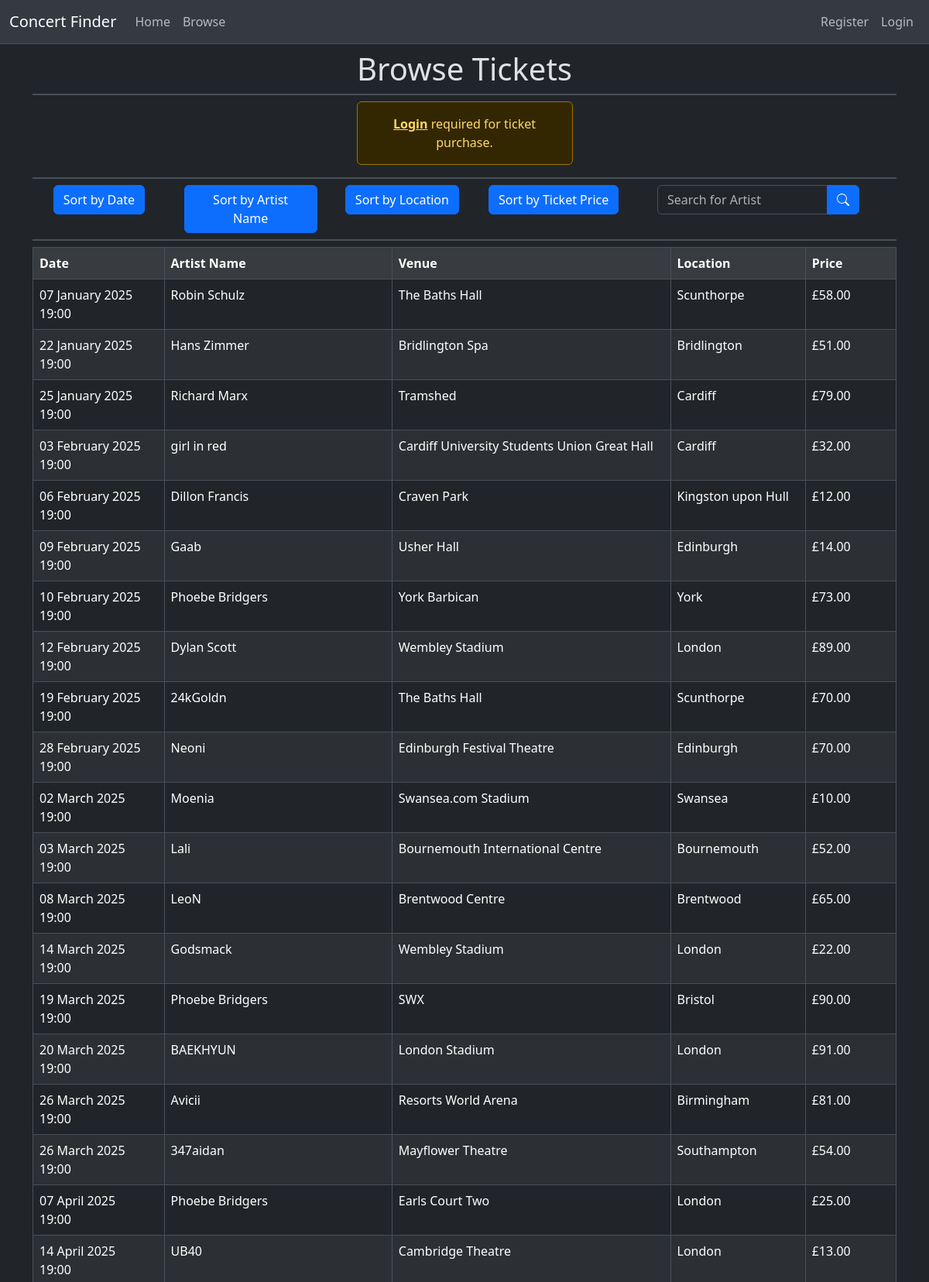
Screenshot of /browse (upper part) with the database file from the repository.
### website/models.py (models this page shows, shortened)
class Concert(db.Model):
    __tablename__ = "concerts"
    id = db.Column(db.Integer, primary_key=True)
    artistId = db.Column(db.Integer, db.ForeignKey(Artist.id))
    artistName = db.Column(db.String(100), nullable=False)
    venueId = db.Column(db.Integer, db.ForeignKey(Venue.id))
    venueName = db.Column(db.String(100), nullable=False)
    venueLocation = db.Column(db.String(100), nullable=False)
    date = db.Column(db.DateTime, nullable=True)
    ticketPrice = db.Column(db.Float, nullable=False)
    availableTickets = db.Column(db.Integer, nullable=False)

### website/shop/views.py (the view)
@shop_blueprint.route("/browse", methods=["POST", "GET"])
def browse():
    global browseConcerts
    match request.form.get("sort_button"):
        case "date":
            browseConcerts = (
                Concert.query.filter(Concert.availableTickets >= 1)
                .order_by(asc(Concert.date))
                .all()
            )
        case "artistName":
            browseConcerts = (
                Concert.query.filter(Concert.availableTickets >= 1)
                .order_by(asc(Concert.artistName))
                .all()
            )
        case "location":
            browseConcerts = (
                Concert.query.filter(Concert.availableTickets >= 1)
                .order_by(asc(Concert.venueLocation))
                .all()
            )
        case "price":
            browseConcerts = (
                Concert.query.filter(Concert.availableTickets >= 1)
                .order_by(asc(Concert.ticketPrice))
                .all()
            )
        case _:
            browseConcerts = (
                Concert.query.filter(Concert.availableTickets >= 1)
                .order_by(asc(Concert.date))
                .all()
            )
    return render_template("browse.html", concerts=browseConcerts)

### website/templates/browse.html (shortened to what this page needs)
{% extends 'base.html' %}
{% block content %}
  <div class="container text-center mb-5">
    <h1 class="m-2">Browse Tickets</h1>
    <div class="border mb-2"></div>
    {% if not current_user.is_authenticated %}
      <div class="alert alert-warning w-25 mx-auto">
        <a class="alert-link" href="{{ url_for('users.login') }}?next=%2Fbrowse">Login</a> required for ticket purchase.
      </div>
      <div class="border mt-2 mb-2"></div>
    {% endif %}
    <div class="row">
      <div class="col">
        <form method="POST" action="{{ url_for('shop.browse') }}" class="row">
          <div class="col">
            <button class="btn btn-primary" name="sort_button" type="submit" value="date">Sort by Date</button>
          </div>
          <div class="col">
            <button class="btn btn-primary" name="sort_button" type="submit" value="artistName">Sort by Artist Name</button>
          </div>
          <div class="col">
            <button class="btn btn-primary" name="sort_button" type="submit" value="location">Sort by Location</button>
          </div>
          <div class="col">
            <button class="btn btn-primary" name="sort_button" type="submit" value="price">Sort by Ticket Price</button>
          </div>
        </form>
      </div>
      <div class="col-3 ms-4 me-5">
        <form method="POST" action="/browse/search" class="">
          <div class="input-group col">
            <input class="form-control" type="text" placeholder="Search for Artist" name="search_bar" autofocus />
            <button class="btn btn-primary" type="submit">
              <svg xmlns="http://www.w3.org/2000/svg" width="16" height="16" fill="currentColor" class="bi bi-search mb-1" viewBox="0 0 16 16">
                <path d="M11.742 10.344a6.5 6.5 0 1 0-1.397 1.398h-.001q.044.06.098.115l3.85 3.85a1 1 0 0 0 1.415-1.414l-3.85-3.85a1 1 0 0 0-.115-.1zM12 6.5a5.5 5.5 0 1 1-11 0 5.5 5.5 0 0 1 11 0" />
              </svg>
            </button>
          </div>
        </form>
      </div>
    </div>
    <div class="border mt-2 mb-2"></div>
    <div>
      {% if empty %}
        <div class="alert alert-danger pb-2 container w-75 mx-auto justify-content-center">
          <h3>No tickets found containing your search terms.</h3>
          <h5>Please try again.</h5>
          <button type="button" class="btn btn-primary m-1" onclick="window.location.href=`{{ url_for('shop.browse') }}`;">Reset Search</button>
        </div>
      {% else %}
        {% if concerts %}
          <table class="table table-striped center table-hover text-start table-bordered">
            <tr class="fw-medium table-active">
              <th>Date</th>
              <th>Artist Name</th>
              <th>Venue</th>
              <th>Location</th>
              <th>Price</th>
            </tr>
            {% for concert in concerts %}
              <tr>
                <td>
                  {{ concert.date.strftime('%d %B %Y') }} <br />{{ concert.date.strftime('%H:%M') }}
                </td>
                <td>{{ concert.artistName }}</td>
                <td>{{ concert.venueName }}</td>
                <td>{{ concert.venueLocation }}</td>
                <td>£{{ concert.ticketPrice }}0</td>
              </tr>
            {% endfor %}
          </table>
        {% endif %}
      {% endif %}
    </div>
  </div>
{% endblock %}

### rows the page displays
Concert: date "07 January 2025", date "19:00", artistName "Robin Schulz", venueName "The Baths Hall", venueLocation "Scunthorpe", ticketPrice "58.0"
Concert: date "22 January 2025", date "19:00", artistName "Hans Zimmer", venueName "Bridlington Spa", venueLocation "Bridlington", ticketPrice "51.0"
Concert: date "25 January 2025", date "19:00", artistName "Richard Marx", venueName "Tramshed", venueLocation "Cardiff", ticketPrice "79.0"
Concert: date "03 February 2025", date "19:00", artistName "girl in red", venueName "Cardiff University Students Union Great Hall", venueLocation "Cardiff", ticketPrice "32.0"
Concert: date "06 February 2025", date "19:00", artistName "Dillon Francis", venueName "Craven Park", venueLocation "Kingston upon Hull", ticketPrice "12.0"
Concert: date "09 February 2025", date "19:00", artistName "Gaab", venueName "Usher Hall", venueLocation "Edinburgh", ticketPrice "14.0"
Concert: date "10 February 2025", date "19:00", artistName "Phoebe Bridgers", venueName "York Barbican", venueLocation "York", ticketPrice "73.0"
Concert: date "12 February 2025", date "19:00", artistName "Dylan Scott", venueName "Wembley Stadium", venueLocation "London", ticketPrice "89.0"
Concert: date "19 February 2025", date "19:00", artistName "24kGoldn", venueName "The Baths Hall", venueLocation "Scunthorpe", ticketPrice "70.0"
Concert: date "28 February 2025", date "19:00", artistName "Neoni", venueName "Edinburgh Festival Theatre", venueLocation "Edinburgh", ticketPrice "70.0"
Concert: date "02 March 2025", date "19:00", artistName "Moenia", venueName "Swansea.com Stadium", venueLocation "Swansea", ticketPrice "10.0"
Concert: date "03 March 2025", date "19:00", artistName "Lali", venueName "Bournemouth International Centre", venueLocation "Bournemouth", ticketPrice "52.0"
Concert: date "08 March 2025", date "19:00", artistName "LeoN", venueName "Brentwood Centre", venueLocation "Brentwood", ticketPrice "65.0"
Concert: date "14 March 2025", date "19:00", artistName "Godsmack", venueName "Wembley Stadium", venueLocation "London", ticketPrice "22.0"
Concert: date "19 March 2025", date "19:00", artistName "Phoebe Bridgers", venueName "SWX", venueLocation "Bristol", ticketPrice "90.0"
Concert: date "20 March 2025", date "19:00", artistName "BAEKHYUN", venueName "London Stadium", venueLocation "London", ticketPrice "91.0"
Concert: date "26 March 2025", date "19:00", artistName "Avicii", venueName "Resorts World Arena", venueLocation "Birmingham", ticketPrice "81.0"
Concert: date "26 March 2025", date "19:00", artistName "347aidan", venueName "Mayflower Theatre", venueLocation "Southampton", ticketPrice "54.0"
Concert: date "07 April 2025", date "19:00", artistName "Phoebe Bridgers", venueName "Earls Court Two", venueLocation "London", ticketPrice "25.0"
Concert: date "14 April 2025", date "19:00", artistName "UB40", venueName "Cambridge Theatre", venueLocation "London", ticketPrice "13.0"
